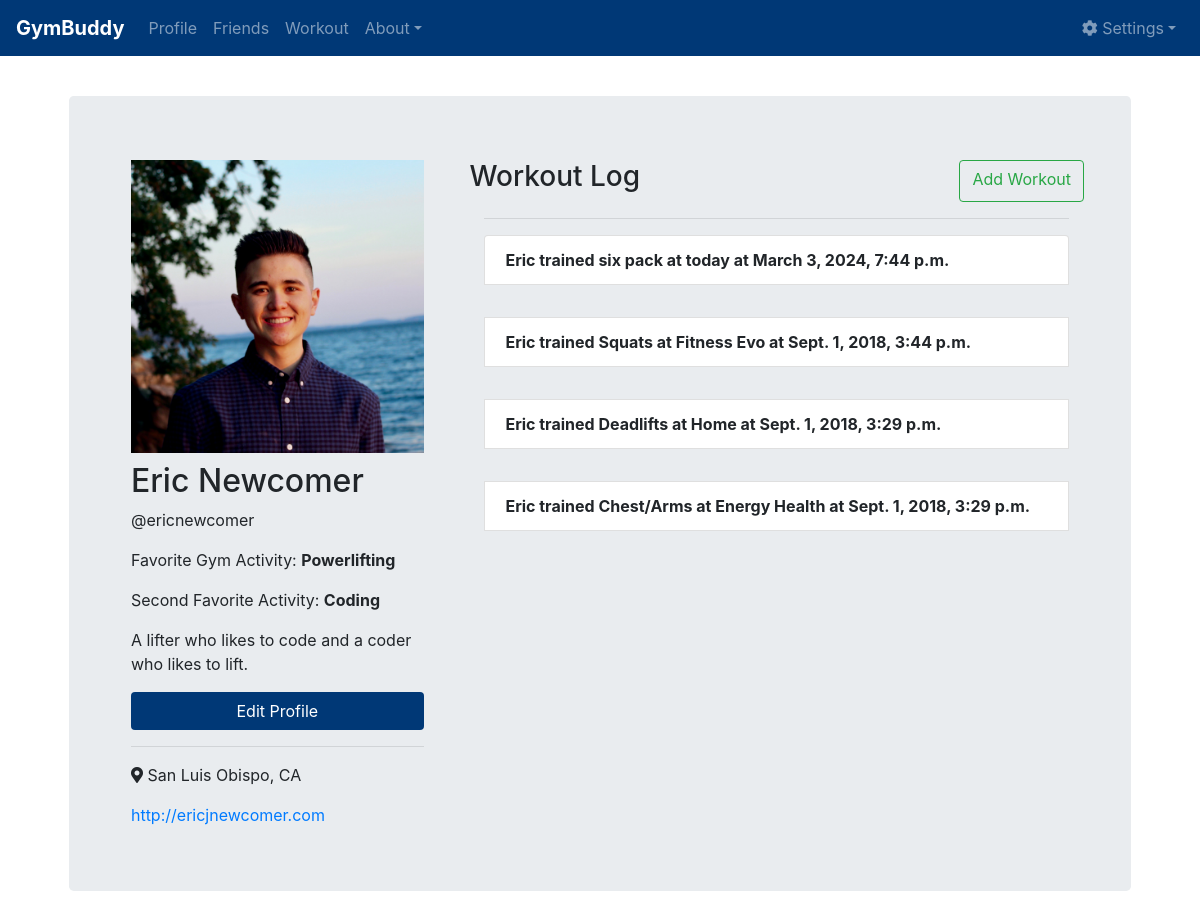
Page /profile/ (signed in) on the committed database.
### main/models.py (models this page shows, shortened)
class Profile(models.Model):
    user = models.OneToOneField(User, on_delete=models.CASCADE)
    bio = models.TextField(max_length=500, blank=True)
    location = models.CharField(max_length=30, blank=True)
    activity1 = models.CharField(max_length=50, blank=True)
    activity2 = models.CharField(max_length=50, blank=True)
    website = models.CharField(max_length=100, blank=True)
    image = models.ImageField(upload_to='profile_pics', default='profile_pics/default.png')
    objects = models.Manager()

class Workout(models.Model):
    what = models.CharField(max_length=100, blank=True)
    gym = models.CharField(max_length=100, blank=True)
    time = models.DateTimeField(auto_now_add=True)
    objects = models.Manager()

### main/views.py (the view)
# urls.py: path('profile/', views.profile, name='profile'),
@login_required
def profile(request):
    user = request.user
    workouts = Workout.objects.all().order_by('-time')
    context = {
        'user': user,
        'workouts': workouts,
    }
    return render(request, 'main/profile.html', context)

### main/templates/main/profile.html (shortened to what this page needs)
{% extends "main/base.html" %} {% block content %} {% load static %} {% include "main/navbar.html" %}
<div class="jumbotron">
    <div class="main-jumbo">
        <div class="row">
            <div class="col-md-4">
                {% if user.profile.image %}
                <img class="img-responsive" src="{{ user.profile.image.url }}" width="100%"> {% else %}
                <img class="img-responsive" src="{% static 'main/default.png' %}" width="100%"> {% endif %}
                <div class="main-info">
                    <h2>{{ user.first_name }} {{ user.last_name }}</h2>
                    <p>@{{user.username}}</p>
                    <p>Favorite Gym Activity:
                        <strong>{{ user.profile.activity1 }}</strong>
                    </p>
                    {% if user.profile.activity2 %}
                    <p>Second Favorite Activity:
                        <strong>{{ user.profile.activity2 }}</strong>
                    </p>
                    {% endif %}
                    <p>{{ user.profile.bio }}</p>
                    <a class="btn btn-gymbuddy" style="width: 100%;" href="/profile_edit/">Edit Profile</a>
                </div>
                <hr>
                <div class="main-info">
                    <p>
                        <i class="fas fa-map-marker-alt"></i> {{ user.profile.location }}</p>
                    <a href="{{ user.profile.website }}" target="_blank">{{ user.profile.website }}</a>
                </div>
            </div>
            <div class="col-md-8">
                <div class="body-info" style="margin-left: 5%;">
                    <div class="row">
                        <h3>Workout Log</h3>
                        <a class="btn btn-outline-success my-2 my-sm-0" href="/workout/" style="margin-left: auto;">Add Workout</a>
                    </div>
                    <hr>
                    <ul class="list-group">
                        {% for wkt in workouts %}
                        <li class="list-group-item"><strong>{{user.first_name}} trained {{wkt.what}} at {{wkt.gym}} at {{wkt.time}}</strong></li>
                        {% endfor %}
                    </ul>
                </div>
            </div>
        </div>
    </div>
</div>
</div>
{% endblock %}

### main/templates/main/base.html (shortened to what this page needs)
{% load static %}
<!doctype html>
<html lang="en">
<head>
  <link rel="stylesheet" href="{% static 'main/bootstrap.min.css' %}">
  <link rel="stylesheet" href="{% static 'main/base.css' %}" type=text/css>
  <link rel="stylesheet" href="https://use.fontawesome.com/releases/v5.2.0/css/all.css">
  <body>
    <main role="main" class="container">
      <div class="starter-template">
        {% block content %} {% endblock %}
    </main>
  </body>
</html>

### main/templates/main/navbar.html (shortened to what this page needs)
<nav class="navbar navbar-expand-md navbar-dark fixed-top" style="background-color:#003876;">
  <a class="navbar-brand" href="/">
    <strong>GymBuddy</strong>
  </a>
  <div class="collapse navbar-collapse" id="navbarsExampleDefault">
    <ul class="navbar-nav mr-auto">
      <li class="nav-item">
        <a class="nav-link" href="/profile/">Profile</a>
      </li>
      <li class="nav-item">
        <a class="nav-link" href="/friends/">Friends</a>
      </li>
      <li class="nav-item">
        <a class="nav-link" href="/workout/">Workout</a>
      </li>
      <li class="nav-item dropdown">
        <a class="nav-link dropdown-toggle" id="dropdown01" data-toggle="dropdown" aria-haspopup="true" aria-expanded="false">About</a>
      </li>
    </ul>
    <ul class="navbar-nav">
      <li class="nav-item dropdown">
        <a class="nav-link dropdown-toggle" id="dropdown01" data-toggle="dropdown" aria-haspopup="true" aria-expanded="false">
          <i class="fas fa-cog"></i> Settings</a>
      </li>
    </ul>
  </div>
</nav>

### main/static/main/base.css (style rules this page uses)
body { padding-top: 5rem; }
.starter-template { padding: 1rem 1.5rem; text-align: center; }
.main-info { margin-top: 3%; text-align: left; }
.body-info { text-align:left; }
.main-jumbo { margin-left: 3%; margin-right: 3%; }
.btn-gymbuddy { background-color: #003876; color: white; }

### rows in the picture
Workout: what "six pack", gym "today", time "March 3, 2024, 7:44 p.m."
Workout: what "Squats", gym "Fitness Evo", time "Sept. 1, 2018, 3:44 p.m."
Workout: what "Deadlifts", gym "Home", time "Sept. 1, 2018, 3:29 p.m."
Workout: what "Chest/Arms", gym "Energy Health", time "Sept. 1, 2018, 3:29 p.m."

### other values in the picture
{{ user.first_name }} "Eric"
{{ user.last_name }} "Newcomer"
{{ user.username }} "ericnewcomer"
{{ user.profile.activity1 }} "Powerlifting"
{{ user.profile.activity2 }} "Coding"
{{ user.profile.bio }} "A lifter who likes to code and a coder who likes to lift."
{{ user.profile.location }} "San Luis Obispo, CA"
{{ user.profile.website }} "http://ericjnewcomer.com"
